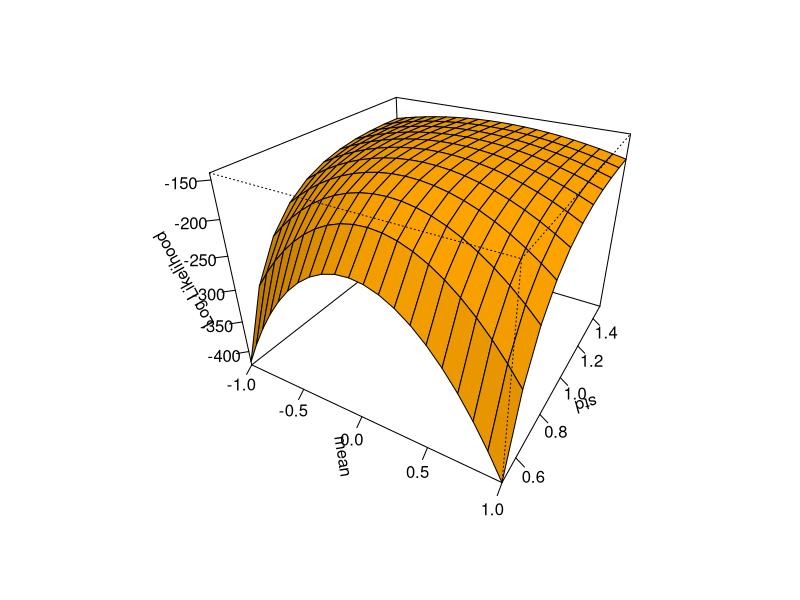

This figure's R source:
library(ggplot2)
normal_LL <- function(mean,std) {
	# LL: Log of likelihood of a normal distribution,
    # x - set of observations. Should be initialized before MLE
  LL=0
  for (xi in x){
    LL =LL-0.5*log(2*pi)-log(std)-0.5*((xi-mean)/std)^2
  }
  LL
}
mean <- seq(-1, 1, by = 0.1)
std  <- seq(0.5, 1.5, by = 0.1)
x=c(-1.5500993581239009,0.26468149989926065,0.9684286980656206,-0.114830153636738,-0.055864075673506215,-0.32710700289800376,-0.61683787553003,-0.6911090575847681,0.24933672561485842,2.2446543586007532,-1.1496536827873336,0.04104116211828342,-1.0290746633760386,1.06469727826486,0.07553396414573306,0.42923821131486,0.46070241679420204,-2.204436603203656,1.1490233129648806,1.0019881604710652,1.1499114395044834,-1.0926390535889525,-0.11279985984357896,0.31407649980414687,-0.19484839966840625,-1.3046406050208645,0.050285659841548126,-1.5560862821614176,-0.6377074270371188,2.2825904746796346,1.719369932893052,0.04583748722068449,-0.38309838386878087,-1.4245553754879445,0.3020515665173865,-0.12034408831914832,-0.6840509179703917,0.9146786134357426,0.18424903846652974,0.13420633451982875,0.15585694688951435,-0.3152627571567933,0.34251078523243833,1.1961125181785466,0.13449174096616878,-0.7183992820368199,-1.0176809381208292,-0.17410325783516467,-1.6890010345349928,-0.3283737989035782,0.7866426669012354,0.057306113252123,-0.8256571168744793,-0.5763722964169053,0.7606887830124507,0.08127801453672137,0.2557409417346105,-0.21281231161295788,0.23076763832924757,-1.883355668947223,-0.7049551820800899,1.8133040475936364,0.36821535535496736,-0.25341438840394387,0.3672432241348801,1.2373695433235634,2.024829442607309,-0.2759204349435758,-0.9069322673299439,0.24838918074746413,0.6876708138768954,-0.36722059438204413,0.3780616152887827,1.1083456358108876,0.9635666906916741,-0.9710730878889409,-0.005497340533313015,-0.5730749975033729,-0.037203218551482384,0.6302136846808888,2.3124011939619433,-0.6130638986943774,-1.2266760193327282,-1.1275203682857795,-0.10775477768359597,0.1867597135617839,-2.8910883145026935,-1.2977604272065433,-0.2572386026785782,0.31881101346329777,-1.1193217066655947,1.708490908721545,1.6931917465792092,-0.4497091122380026,-0.583491774632498,-1.7137673139758258,0.4180811343424972,1.4606795933221606,0.1145022994032574,0.690460734352017)
z <- outer(mean, std, normal_LL)  ## evaluation on grid; obtain a matrix `z`
persp(mean, std, z, xlim=range(mean), ylim=range(std), zlim= range(z),
	  xlab="mean", ylab="std", zlab="Log Likelihood",
	  ltheta=45, lphi=60, r=2, expand=0.75, theta=30, phi=30,
	  ticktype="detailed", col="orange", shade=0.75)

par<- which(z == max(z), arr.ind = TRUE)
EstPar= c(mean[par[1]],std[par[2]])
Max_LL=max(z)
sprintf("Max_LL=%7.2f belongs to Est.mean=%3.1f and Est.std=%3.1f", Max_LL, EstPar[1],EstPar[2])
sprintf("Open the below pdf and look at the generated plot")
